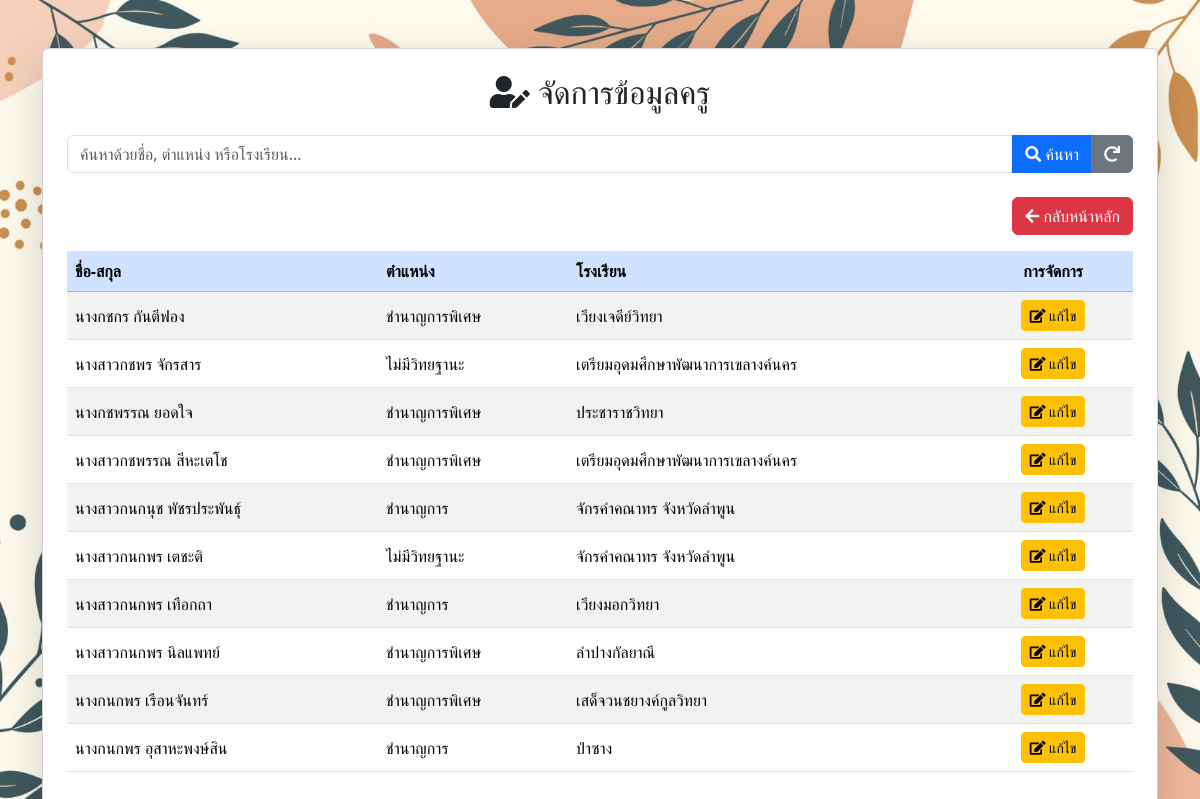
The app's page /edit_teacher_list.php (signed in) with its own data.
### tables this page shows
CREATE TABLE `teacher` (
  `t_pid` varchar(13) NOT NULL,
  `school_id` int DEFAULT NULL,
  `prefix_id` varchar(3) DEFAULT NULL,
  `PrefixName` varchar(100) DEFAULT NULL,
  `fname` varchar(100) DEFAULT NULL,
  `lname` varchar(100) DEFAULT NULL,
  `adm_rank_id` int DEFAULT NULL,
  `adm_name` varchar(100) DEFAULT NULL,
  `learning_group_id` int DEFAULT NULL,
  `learning_group` varchar(255) DEFAULT NULL,
  `major_subject` varchar(255) DEFAULT NULL
);

CREATE TABLE `school` (
  `school_id` int DEFAULT NULL,
  `SchoolName` varchar(255) DEFAULT NULL,
  `SchoolGroup` int DEFAULT NULL
);

### edit_teacher_list.php (the view, shortened to what this page needs)
<?php
require_once 'config/db_connect.php';
$search_name = $_GET['search_name'] ?? '';
$results = [];
$sql = "SELECT
            t.t_pid,
            t.PrefixName,
            t.fname,
            t.lname,
            t.adm_name,
            t.school_id,
            s.SchoolName
        FROM teacher t
        LEFT JOIN school s ON t.school_id = s.school_id
        ";
$sql .= " ORDER BY t.fname, t.lname";
if (empty($search_name)) {
    $sql .= " LIMIT 10";
}
$stmt = $conn->prepare($sql);
$stmt->execute();
$result = $stmt->get_result();
if ($result->num_rows > 0) {
    while ($row = $result->fetch_assoc()) {
        $results[] = $row;
    }
}
?>
<!DOCTYPE html>
<html lang="th">
<head>
    <link href="https://cdn.jsdelivr.net/npm/bootstrap@5.3.3/dist/css/bootstrap.min.css" rel="stylesheet">
    <link rel="stylesheet" href="https://cdnjs.cloudflare.com/ajax/libs/font-awesome/5.15.4/css/all.min.css">
    <link rel="stylesheet" href="css/styles.css">
</head>
<body>
    <div class="container mt-5">
        <div class="card shadow-lg p-4">
            <h2 class="card-title text-center mb-4">
                <i class="fas fa-user-edit"></i> จัดการข้อมูลครู
            </h2>
            <form method="GET" action="edit_teacher_list.php" class="mb-4">
                <div class="input-group">
                    <input type="text" class="form-control"
                        placeholder="ค้นหาด้วยชื่อ, ตำแหน่ง หรือโรงเรียน..."
                        name="search_name"
                        value="<?php echo htmlspecialchars($search_name); ?>">
                    <button class="btn btn-primary" type="submit">
                        <i class="fas fa-search"></i> ค้นหา
                    </button>
                    <a href="edit_teacher_list.php" class="btn btn-secondary" title="ล้างการค้นหา">
                        <i class="fas fa-redo"></i>
                    </a>
                </div>
            </form>
            <div class="d-flex justify-content-end mb-3">
                <a href="index.php" class="btn btn-danger">
                    <i class="fas fa-arrow-left"></i> กลับหน้าหลัก
                </a>
            </div>
            <div class="table-responsive">
                <table class="table table-striped table-hover align-middle">
                    <thead class="table-primary">
                        <tr>
                            <th>ชื่อ-สกุล</th>
                            <th>ตำแหน่ง</th>
                            <th>โรงเรียน</th>
                            <th class="text-center" style="width: 15%;">การจัดการ</th>
                        </tr>
                    </thead>
                    <tbody>
                        <?php if (empty($results)): ?>
                            <tr>
                                <td colspan="4" class="text-center text-danger">
                                    ไม่พบข้อมูลครู
                                </td>
                            </tr>
                        <?php else: ?>
                            <?php foreach ($results as $row): ?>
                                <tr id="row-<?php echo $row['t_pid']; ?>">
                                    <td data-field="name">
                                        <span class="data-view">
                                            <?php echo htmlspecialchars($row['PrefixName'] . $row['fname'] . ' ' . $row['lname']); ?>
                                        </span>
                                    </td>
                                    <td data-field="position">
                                        <span class="data-view">
                                            <?php echo htmlspecialchars($row['adm_name']); ?>
                                        </span>
                                    </td>
                                    <td data-field="school">
                                        <span class="data-view">
                                            <?php echo htmlspecialchars($row['SchoolName']); ?>
                                        </span>
                                    </td>
                                    <td class="text-center" data-field="actions">
                                        <div class="action-view">
                                            <button class="btn btn-sm btn-warning btn-edit"
                                                data-pid="<?php echo $row['t_pid']; ?>">
                                                <i class="fas fa-edit"></i> แก้ไข
                                            </button>
                                        </div>
                                    </td>
                                </tr>
                            <?php endforeach; ?>
                        <?php endif; ?>
                    </tbody>
                </table>
            </div>
        </div>
    </div>
</body>
</html>

### css/styles.css (style rules this page uses)
body { background-image: url('../images/bg001.jpg'); background-size: cover; background-repeat: no-repeat; background-position: center center; background-attachment: fixed; background-color: #f8f9fa; }

### edit_teacher_list.php (style rules this page uses)
.data-view { display: inline; }

### records on screen
teacher: PrefixName+fname+lname "นางกชกร กันตีฟอง", adm_name "ชำนาญการพิเศษ", school.SchoolName "เวียงเจดีย์วิทยา"
teacher: PrefixName+fname+lname "นางสาวกชพร จักรสาร", adm_name "ไม่มีวิทยฐานะ", school.SchoolName "เตรียมอุดมศึกษาพัฒนาการเขลางค์นคร"
teacher: PrefixName+fname+lname "นางกชพรรณ ยอดใจ", adm_name "ชำนาญการพิเศษ", school.SchoolName "ประชาราชวิทยา"
teacher: PrefixName+fname+lname "นางสาวกชพรรณ สีหะเตโช", adm_name "ชำนาญการพิเศษ", school.SchoolName "เตรียมอุดมศึกษาพัฒนาการเขลางค์นคร"
teacher: PrefixName+fname+lname "นางสาวกนกนุช พัชรประพันธุ์", adm_name "ชำนาญการ", school.SchoolName "จักรคำคณาทร จังหวัดลำพูน"
teacher: PrefixName+fname+lname "นางสาวกนกพร เตชะติ", adm_name "ไม่มีวิทยฐานะ", school.SchoolName "จักรคำคณาทร จังหวัดลำพูน"
teacher: PrefixName+fname+lname "นางสาวกนกพร เทือกถา", adm_name "ชำนาญการ", school.SchoolName "เวียงมอกวิทยา"
teacher: PrefixName+fname+lname "นางสาวกนกพร นิลแพทย์", adm_name "ชำนาญการพิเศษ", school.SchoolName "ลำปางกัลยาณี"
teacher: PrefixName+fname+lname "นางกนกพร เรือนจันทร์", adm_name "ชำนาญการพิเศษ", school.SchoolName "เสด็จวนชยางค์กูลวิทยา"
teacher: PrefixName+fname+lname "นางกนกพร อุสาหะพงษ์สิน", adm_name "ชำนาญการ", school.SchoolName "ป่าซาง"
